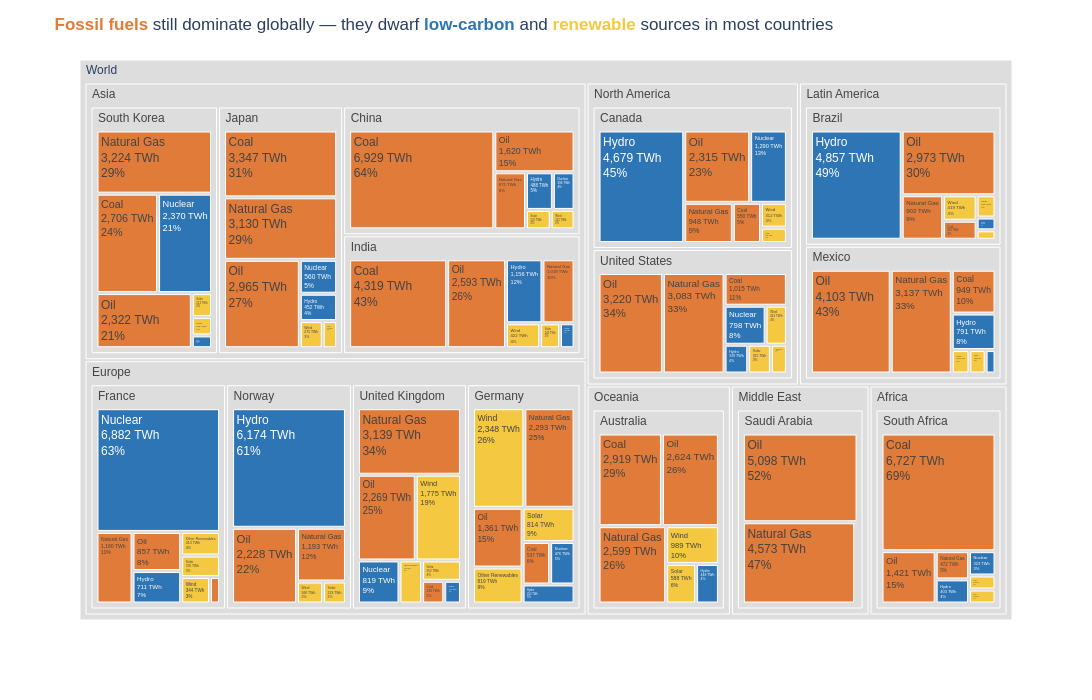

Here is the notebook cell this chart was saved with:
### Code cell
# Let's improve it

# Group sources into clean/dirty categories for colour
source_category = {
    'Coal': 'Fossil', 'Oil': 'Fossil', 'Natural Gas': 'Fossil',
    'Nuclear': 'Low-carbon', 'Hydro': 'Low-carbon',
    'Wind': 'Renewable', 'Solar': 'Renewable', 'Other Renewables': 'Renewable'
}


df['Source_Type'] = df['Source'].map(source_category)

color_discrete_mapping = {
    'Fossil':     '#E07B39',   # orange: fossil fuels
    'Low-carbon': '#2E75B6',   # blue: nuclear + hydro
    'Renewable':  '#F5C842',   # yellow: wind, solar, other
}

# ── Step 1: Plotly Express base chart ─────────────────────────────────────────
fig = px.treemap(
    df,
    path=[px.Constant('World'), 'Region', 'Country', 'Source'],
    values='TWh',                      # use TWh — sums correctly at every level
    color='Source_Type',
    color_discrete_map=color_discrete_mapping,
    labels={'Source_Type': 'Energy type', 'TWh': 'Energy (TWh)'},
    height=700, width=1100,
    template='plotly_white'
)

# ── Step 2: Customisation ─────────────────────────────────────────────────────
fig.update_traces(
    # label, TWh and share of the parent (source → country, country → region, region → world)
    texttemplate='%{label}<br>%{value:,.0f} TWh<br>%{percentParent:.0%}',
    hovertemplate='<b>%{label}</b><br>%{value:,.0f} TWh<br>%{percentParent:.1%} of %{parent}<extra></extra>',
    root_color='white',
)

fig.update_layout(
    title=('<span style="color:#E07B39"><b>Fossil fuels</b></span> still dominate globally — they dwarf '
           '<span style="color:#2E75B6"><b>low-carbon</b></span> and '
           '<span style="color:#F5C842"><b>renewable</b></span> sources in most countries'),
    font=dict(family='Arial', size=12),
)

# Grey out parent nodes — replace any non-palette colour
fig.data[0].marker.colors = [
    c if c in color_discrete_mapping.values() else '#DDDDDD'
    for c in fig.data[0].marker.colors
]


fig.show()

### Figure 1 — Plotly figure (JSON) as saved in the notebook; plotly's stock layout.template omitted (floating-point values rounded to 4 significant figures)
{"data": [{"branchvalues": "total", "customdata": [["Fossil"], ["Fossil"], ["Fossil"], ["Fossil"], ["Renewable"], ["Renewable"], ["Fossil"], ["Fossil"], ["Fossil"], ["Low-carbon"], ["Low-carbon"], ["Low-carbon"], ["Renewable"], ["Renewable"], ["Renewable"], ["Fossil"], ["Fossil"], ["Fossil"], ["Renewable"], ["Fossil"], ["Fossil"], ["Fossil"], ["Renewable"], ["Fossil"], ["Fossil"], ["Renewable"], ["Renewable"], ["Renewable"], ["Renewable"], ["Renewable"], ["Renewable"], ["Low-carbon"], ["Low-carbon"], ["Low-carbon"], ["Fossil"], ["Fossil"], ["Fossil"], ["Low-carbon"], ["Low-carbon"], ["Low-carbon"], ["Fossil"], ["Fossil"], ["Renewable"], ["Fossil"], ["Fossil"], ["Renewable"], ["Fossil"], ["Fossil"], ["Fossil"], ["Renewable"], ["Renewable"], ["Renewable"], ["Renewable"], ["Fossil"], ["Fossil"], ["Renewable"], ["Low-carbon"], ["Low-carbon"], ["Low-carbon"], ["Renewable"], ["Renewable"], ["Low-carbon"], ["Low-carbon"], ["Low-carbon"], ["Low-carbon"], ["Fossil"], ["Fossil"], ["Fossil"], ["Renewable"], ["Renewable"], ["Renewable"], ["Renewable"], ["Renewable"], ["Renewable"], ["Renewable"], ["Renewable"], ["Low-carbon"], ["Renewable"], ["Fossil"], ["Fossil"], ["Fossil"], ["Low-carbon"], ["Low-carbon"], ["Low-carbon"], ["Low-carbon"], ["Low-carbon"], ["Fossil"], ["Fossil"], ["Fossil"], ["Fossil"], ["Fossil"], ["Fossil"], ["Low-carbon"], ["Low-carbon"], ["Renewable"], ["Low-carbon"], ["Low-carbon"], ["Fossil"], ["Fossil"], ["Fossil"], ["Fossil"], ["Renewable"], ["Renewable"], ["(?)"], ["(?)"], ["(?)"], ["(?)"], ["(?)"], ["(?)"], ["(?)"], ["(?)"], ["(?)"], ["(?)"], ["(?)"], ["(?)"], ["(?)"], ["(?)"], ["(?)"], ["(?)"], ["(?)"], ["(?)"], ["(?)"], ["(?)"], ["(?)"], ["(?)"], ["(?)"]], "domain": {"x": [0, 1], "y": [0, 1]}, "hovertemplate": "<b>%{label}</b><br>%{value:,.0f} TWh<br>%{percentParent:.1%} of %{parent}<extra></extra>", "ids": ["World/Oceania/Australia/Coal", "World/Europe/France/Natural Gas", "World/Europe/Germany/Natural Gas", "World/Asia/India/Natural Gas", "World/Latin America/Brazil/Wind", "World/Oceania/Australia/Solar", "World/Asia/South Korea/Natural Gas", "World/Europe/United Kingdom/Natural Gas", "World/North America/United States/Natural Gas", "World/Europe/Germany/Nuclear", "World/Asia/India/Nuclear", "World/Asia/Japan/Nuclear", "World/Africa/South Africa/Solar", "World/Europe/Norway/Solar", "World/Latin America/Mexico/Solar", "World/Oceania/Australia/Oil", "World/Latin America/Brazil/Oil", "World/North America/Canada/Oil", "World/Asia/India/Solar", "World/Asia/India/Oil", "World/Asia/Japan/Oil", "World/Latin America/Mexico/Oil", "World/Europe/Germany/Solar", "World/Europe/United Kingdom/Oil", "World/North America/United States/Oil", "World/Latin America/Brazil/Other Renewables", "World/North America/Canada/Wind", "World/Asia/China/Wind", "World/Latin America/Brazil/Solar", "World/Europe/Norway/Wind", "World/Latin America/Mexico/Wind", "World/Europe/United Kingdom/Hydro", "World/Asia/South Korea/Hydro", "World/Africa/South Africa/Hydro", "World/Africa/South Africa/Coal", "World/Latin America/Brazil/Coal", "World/North America/Canada/Coal", "World/North America/Canada/Hydro", "World/Asia/China/Hydro", "World/Europe/France/Hydro", "World/Asia/South Korea/Coal", "World/Latin America/Mexico/Coal", "World/Middle East/Saudi Arabia/Wind", "World/Asia/China/Oil", "World/Europe/Norway/Oil", "World/Asia/South Korea/Wind", "World/Middle East/Saudi Arabia/Oil", "World/Europe/France/Coal", "World/Asia/China/Coal", "World/Europe/France/Other Renewables", "World/Europe/Germany/Other Renewables", "World/North America/Canada/Solar", "World/Africa/South Africa/Wind", "World/Europe/United Kingdom/Coal", "World/Oceania/Australia/Natural Gas", "World/Europe/France/Wind", "World/Africa/South Africa/Nuclear", "World/Latin America/Mexico/Nuclear", "World/North America/United States/Hydro", "World/Asia/South Korea/Solar", "World/Europe/United Kingdom/Solar", "World/North America/Canada/Nuclear", "World/Latin America/Brazil/Nuclear", "World/Europe/Germany/Hydro", "World/Asia/India/Hydro", "World/North America/United States/Coal", "World/Asia/Japan/Natural Gas", "World/Latin America/Mexico/Natural Gas", "World/Europe/Germany/Wind", "World/Asia/China/Solar", "World/Asia/Japan/Wind", "World/North America/United States/Solar", "World/Europe/France/Solar", "World/Asia/Japan/Solar", "World/Asia/India/Wind", "World/Oceania/Australia/Wind", "World/Asia/South Korea/Nuclear", "World/Europe/United Kingdom/Other Renewables", "World/Europe/Germany/Coal", "World/Asia/India/Coal", "World/Asia/Japan/Coal", "World/Oceania/Australia/Hydro", "World/Latin America/Brazil/Hydro", "World/Asia/Japan/Hydro", "World/Latin America/Mexico/Hydro", "World/Europe/Norway/Hydro", "World/Latin America/Brazil/Natural Gas", "World/North America/Canada/Natural Gas", "World/Asia/China/Natural Gas", "World/Europe/Norway/Natural Gas", "World/Middle East/Saudi Arabia/Natural Gas", "World/Africa/South Africa/Natural Gas", "World/Asia/China/Nuclear", "World/Europe/France/Nuclear", "World/Europe/United Kingdom/Wind", "World/Europe/United Kingdom/Nuclear", "World/North America/United States/Nuclear", "World/Europe/France/Oil", "World/Europe/Germany/Oil", "World/Africa/South Africa/Oil", "World/Asia/South Korea/Oil", "World/North America/United States/Other Renewables", "World/North America/United States/Wind", "World/Oceania/Australia", "World/Latin America/Brazil", "World/North America/Canada", "World/Asia/China", "World/Europe/France", "World/Europe/Germany", "World/Asia/India", "World/Asia/Japan", "World/Latin America/Mexico", "World/Europe/Norway", "World/Middle East/Saudi Arabia", "World/Africa/South Africa", "World/Asia/South Korea", "World/Europe/United Kingdom", "World/North America/United States", "World/Africa", "World/Asia", "World/Europe", "World/Latin America", "World/Middle East", "World/North America", "World/Oceania", "World"], "labels": ["Coal", "Natural Gas", "Natural Gas", "Natural Gas", "Wind", "Solar", "Natural Gas", "Natural Gas", "Natural Gas", "Nuclear", "Nuclear", "Nuclear", "Solar", "Solar", "Solar", "Oil", "Oil", "Oil", "Solar", "Oil", "Oil", "Oil", "Solar", "Oil", "Oil", "Other Renewables", "Wind", "Wind", "Solar", "Wind", "Wind", "Hydro", "Hydro", "Hydro", "Coal", "Coal", "Coal", "Hydro", "Hydro", "Hydro", "Coal", "Coal", "Wind", "Oil", "Oil", "Wind", "Oil", "Coal", "Coal", "Other Renewables", "Other Renewables", "Solar", "Wind", "Coal", "Natural Gas", "Wind", "Nuclear", "Nuclear", "Hydro", "Solar", "Solar", "Nuclear", "Nuclear", "Hydro", "Hydro", "Coal", "Natural Gas", "Natural Gas", "Wind", "Solar", "Wind", "Solar", "Solar", "Solar", "Wind", "Wind", "Nuclear", "Other Renewables", "Coal", "Coal", "Coal", "Hydro", "Hydro", "Hydro", "Hydro", "Hydro", "Natural Gas", "Natural Gas", "Natural Gas", "Natural Gas", "Natural Gas", "Natural Gas", "Nuclear", "Nuclear", "Wind", "Nuclear", "Nuclear", "Oil", "Oil", "Oil", "Oil", "Other Renewables", "Wind", "Australia", "Brazil", "Canada", "China", "France", "Germany", "India", "Japan", "Mexico", "Norway", "Saudi Arabia", "South Africa", "South Korea", "United Kingdom", "United States", "Africa", "Asia", "Europe", "Latin America", "Middle East", "North America", "Oceania", "World"], "level": "World", "marker": {"colors": ["#E07B39", "#E07B39", "#E07B39", "#E07B39", "#F5C842", "#F5C842", "#E07B39", "#E07B39", "#E07B39", "#2E75B6", "#2E75B6", "#2E75B6", "#F5C842", "#F5C842", "#F5C842", "#E07B39", "#E07B39", "#E07B39", "#F5C842", "#E07B39", "#E07B39", "#E07B39", "#F5C842", "#E07B39", "#E07B39", "#F5C842", "#F5C842", "#F5C842", "#F5C842", "#F5C842", "#F5C842", "#2E75B6", "#2E75B6", "#2E75B6", "#E07B39", "#E07B39", "#E07B39", "#2E75B6", "#2E75B6", "#2E75B6", "#E07B39", "#E07B39", "#F5C842", "#E07B39", "#E07B39", "#F5C842", "#E07B39", "#E07B39", "#E07B39", "#F5C842", "#F5C842", "#F5C842", "#F5C842", "#E07B39", "#E07B39", "#F5C842", "#2E75B6", "#2E75B6", "#2E75B6", "#F5C842", "#F5C842", "#2E75B6", "#2E75B6", "#2E75B6", "#2E75B6", "#E07B39", "#E07B39", "#E07B39", "#F5C842", "#F5C842", "#F5C842", "#F5C842", "#F5C842", "#F5C842", "#F5C842", "#F5C842", "#2E75B6", "#F5C842", "#E07B39", "#E07B39", "#E07B39", "#2E75B6", "#2E75B6", "#2E75B6", "#2E75B6", "#2E75B6", "#E07B39", "#E07B39", "#E07B39", "#E07B39", "#E07B39", "#E07B39", "#2E75B6", "#2E75B6", "#F5C842", "#2E75B6", "#2E75B6", "#E07B39", "#E07B39", "#E07B39", "#E07B39", "#F5C842", "#F5C842", "#DDDDDD", "#DDDDDD", "#DDDDDD", "#DDDDDD", "#DDDDDD", "#DDDDDD", "#DDDDDD", "#DDDDDD", "#DDDDDD", "#DDDDDD", "#DDDDDD", "#DDDDDD", "#DDDDDD", "#DDDDDD", "#DDDDDD", "#DDDDDD", "#DDDDDD", "#DDDDDD", "#DDDDDD", "#DDDDDD", "#DDDDDD", "#DDDDDD", "#DDDDDD"]}, "name": "", "parents": ["World/Oceania/Australia", "World/Europe/France", "World/Europe/Germany", "World/Asia/India", "World/Latin America/Brazil", "World/Oceania/Australia", "World/Asia/South Korea", "World/Europe/United Kingdom", "World/North America/United States", "World/Europe/Germany", "World/Asia/India", "World/Asia/Japan", "World/Africa/South Africa", "World/Europe/Norway", "World/Latin America/Mexico", "World/Oceania/Australia", "World/Latin America/Brazil", "World/North America/Canada", "World/Asia/India", "World/Asia/India", "World/Asia/Japan", "World/Latin America/Mexico", "World/Europe/Germany", "World/Europe/United Kingdom", "World/North America/United States", "World/Latin America/Brazil", "World/North America/Canada", "World/Asia/China", "World/Latin America/Brazil", "World/Europe/Norway", "World/Latin America/Mexico", "World/Europe/United Kingdom", "World/Asia/South Korea", "World/Africa/South Africa", "World/Africa/South Africa", "World/Latin America/Brazil", "World/North America/Canada", "World/North America/Canada", "World/Asia/China", "World/Europe/France", "World/Asia/South Korea", "World/Latin America/Mexico", "World/Middle East/Saudi Arabia", "World/Asia/China", "World/Europe/Norway", "World/Asia/South Korea", "World/Middle East/Saudi Arabia", "World/Europe/France", "World/Asia/China", "World/Europe/France", "World/Europe/Germany", "World/North America/Canada", "World/Africa/South Africa", "World/Europe/United Kingdom", "World/Oceania/Australia", "World/Europe/France", "World/Africa/South Africa", "World/Latin America/Mexico", "World/North America/United States", "World/Asia/South Korea", "World/Europe/United Kingdom", "World/North America/Canada", "World/Latin America/Brazil", "World/Europe/Germany", "World/Asia/India", "World/North America/United States", "World/Asia/Japan", "World/Latin America/Mexico", "World/Europe/Germany", "World/Asia/China", "World/Asia/Japan", "World/North America/United States", "World/Europe/France", "World/Asia/Japan", "World/Asia/India", "World/Oceania/Australia", "World/Asia/South Korea", "World/Europe/United Kingdom", "World/Europe/Germany", "World/Asia/India", "World/Asia/Japan", "World/Oceania/Australia", "World/Latin America/Brazil", "World/Asia/Japan", "World/Latin America/Mexico", "World/Europe/Norway", "World/Latin America/Brazil", "World/North America/Canada", "World/Asia/China", "World/Europe/Norway", "World/Middle East/Saudi Arabia", "World/Africa/South Africa", "World/Asia/China", "World/Europe/France", "World/Europe/United Kingdom", "World/Europe/United Kingdom", "World/North America/United States", "World/Europe/France", "World/Europe/Germany", "World/Africa/South Africa", "World/Asia/South Korea", "World/North America/United States", "World/North America/United States", "World/Oceania", "World/Latin America", "World/North America", "World/Asia", "World/Europe", "World/Europe", "World/Asia", "World/Asia", "World/Latin America", "World/Europe", "World/Middle East", "World/Africa", "World/Asia", "World/Europe", "World/North America", "World", "World", "World", "World", "World", "World", "World", ""], "root": {"color": "white"}, "texttemplate": "%{label}<br>%{value:,.0f} TWh<br>%{percentParent:.0%}", "type": "treemap", "values": [2919, 1160, 2293, 1018, 419, 588, 3224, 3139, 3083, 476, 180, 560, 186, 228, 205, 2624, 2973, 2315, 245, 2593, 2965, 4103, 814, 2269, 3220, 87, 312, 223, 206, 260, 188, 174, 114, 403, 6727, 312, 550, 4679, 488, 711, 2706, 949, 96, 1620, 2228, 165, 5098, 120, 6929.0, 413, 819, 193, 186, 230, 2599, 344, 323, 115, 339, 213, 362, 1290, 118, 453, 1156, 1015, 3130, 3137, 2348, 231, 275, 325, 376, 173, 422, 989, 2370, 446, 537, 4319, 3347, 448, 4857, 452, 791, 6174, 902, 948, 872, 1193, 4573, 472, 394, 6882, 1775, 819, 798, 857, 1361, 1421, 2322, 229, 413, 10167, 9874, 10287, 10760.0, 10863, 9101, 9933, 10902, 9488, 10083, 9767, 9718, 11114, 9214, 9422, 9718, 42710.0, 39261, 19362, 9767, 19709, 10167, 150700.0]}], "layout": {"font": {"family": "Arial", "size": 12}, "height": 700, "legend": {"tracegroupgap": 0}, "margin": {"t": 60}, "title": {"text": "<span style=\"color:#E07B39\"><b>Fossil fuels</b></span> still dominate globally — they dwarf <span style=\"color:#2E75B6\"><b>low-carbon</b></span> and <span style=\"color:#F5C842\"><b>renewable</b></span> sources in most countries"}, "width": 1100}}
